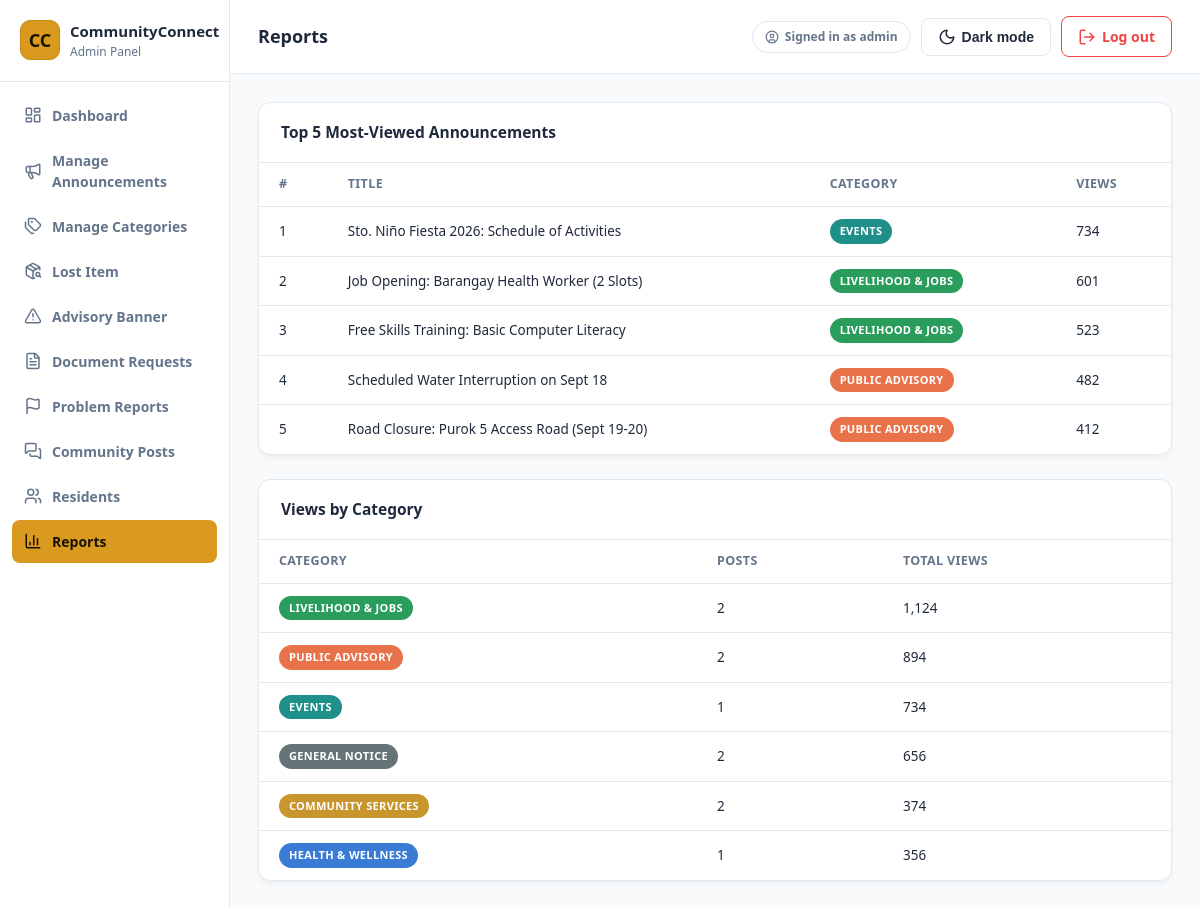
The page /admin/reports.php (signed in) on the database its author committed.
### tables this page shows
CREATE TABLE announcements (
    id INT AUTO_INCREMENT PRIMARY KEY,
    title VARCHAR(200) NOT NULL,
    category VARCHAR(50) NOT NULL,
    short_description VARCHAR(300) NOT NULL,
    content TEXT NOT NULL,
    desk_name VARCHAR(100) NOT NULL DEFAULT 'Barangay Office',
    image_path VARCHAR(255) DEFAULT NULL,
    views INT NOT NULL DEFAULT 0,
    is_urgent TINYINT(1) NOT NULL DEFAULT 0,
    is_trending TINYINT(1) NOT NULL DEFAULT 0,
    is_recommended TINYINT(1) NOT NULL DEFAULT 0,
    created_at DATETIME NOT NULL DEFAULT CURRENT_TIMESTAMP
);

### public/admin/reports.php (the view, shortened to what this page needs)
<?php
require_once __DIR__ . '/includes/admin_layout_top.php';
$topViewed = $pdo->query("SELECT * FROM announcements ORDER BY views DESC LIMIT 5")->fetchAll();
$byCategory = $pdo->query(
    "SELECT category, COUNT(*) AS posts, COALESCE(SUM(views),0) AS total_views
     FROM announcements GROUP BY category ORDER BY total_views DESC"
)->fetchAll();
?>
<!DOCTYPE html>
<html lang="en" data-theme="light">
<head>
    <link rel="stylesheet" href="../assets/css/style.css">
</head>
<body>
<div class="admin-shell">
    <?php include __DIR__ . '/includes/sidebar.php'; ?>
    <div class="admin-main">
        <?php include __DIR__ . '/includes/topbar.php'; ?>
        <div class="admin-content">
            <div class="panel">
                <div class="panel-header">
                    <h3>Top 5 Most-Viewed Announcements</h3>
                </div>
                <div class="table-scroll">
                <table class="data-table">
                    <thead>
                        <tr>
                            <th>#</th>
                            <th>Title</th>
                            <th>Category</th>
                            <th>Views</th>
                        </tr>
                    </thead>
                    <tbody>
                        <?php foreach ($topViewed as $i => $a): ?>
                            <tr>
                                <td><?= $i + 1 ?></td>
                                <td><?= e($a['title']) ?></td>
                                <td><?php render_category_tag($a['category']); ?></td>
                                <td><?= number_format((int)$a['views']) ?></td>
                            </tr>
                        <?php endforeach; ?>
                    </tbody>
                </table>
                </div>
            </div>
            <div class="panel">
                <div class="panel-header">
                    <h3>Views by Category</h3>
                </div>
                <div class="table-scroll">
                <table class="data-table">
                    <thead>
                        <tr>
                            <th>Category</th>
                            <th>Posts</th>
                            <th>Total Views</th>
                        </tr>
                    </thead>
                    <tbody>
                        <?php foreach ($byCategory as $row): ?>
                            <tr>
                                <td><?php render_category_tag($row['category']); ?></td>
                                <td><?= (int)$row['posts'] ?></td>
                                <td><?= number_format((int)$row['total_views']) ?></td>
                            </tr>
                        <?php endforeach; ?>
                    </tbody>
                </table>
                </div>
            </div>
        </div>
    </div>
</div>
</body>
</html>

### public/includes/functions.php (shortened to what this page needs)
<?php
require_once __DIR__ . '/../../config/db.php';
function get_category_color(string $categoryName): string
{
    global $pdo;
    static $map = null;
    if ($map === null) {
        $map = [];
        foreach ($pdo->query("SELECT name, color FROM categories") as $row) {
            $map[$row['name']] = $row['color'];
        }
    }
    return $map[$categoryName] ?? DEFAULT_CATEGORY_COLOR;
}
function render_category_tag(string $categoryName): void
{
    $color = get_category_color($categoryName);
    ?><span class="tag" style="background: <?= e($color) ?>;"><?= e($categoryName) ?></span><?php
}
function e(?string $value): string
{
    return htmlspecialchars($value ?? '', ENT_QUOTES, 'UTF-8');
}
function icon(string $name, string $class = ''): void
{
    $classAttr = $class !== '' ? ' class="' . e($class) . ' icon"' : ' class="icon"';
    echo '<i data-lucide="' . e($name) . '"' . $classAttr . '></i>';
}
    ?>

### public/assets/css/style.css (style rules this page uses)
:root { --bg: #2b0a10; --bg-elevated: #161d2c; --surface: #1b2334; --surface-hover: #212b40; --border: #2b3650; --text: #e8ecf5; --text-muted: #9aa6bd; --text-faint: #6b7794; --accent: #f0a824; --accent-hover: #f7bb4c; --accent-text: #1a1200; --accent-rgb: 240, 168, 36; --success: #35c48f; --success-rgb: 53, 196, 143; --danger: #ff6b6b; --danger-rgb: 255, 107, 107; --accent-purple: #a78bfa; --accent-purple-rgb: 167, 139, 250; --accent-orange: #ffa94d; --accent-orange-rgb: 255, 169, 77; --shadow: 0 8px 24px rgba(0, 0, 0, 0.35); --shadow-soft: 0 10px 30px rgba(0, 0, 0, 0.28); --radius: 12px; --radius-sm: 8px; --radius-lg: 18px; --navy: #0f172a; --navy-rgb: 15, 23, 42; }
:root[data-theme="light"] { --bg: #f8fafc; --bg-elevated: #ffffff; --surface: #ffffff; --surface-hover: #f1f5f9; --border: #e2e8f0; --text: #1e293b; --text-muted: #64748b; --text-faint: #94a3b8; --accent: #d99a1f; --accent-hover: #c78a15; --accent-text: #1a1200; --accent-rgb: 217, 154, 31; --success: #10b981; --success-rgb: 16, 185, 129; --danger: #ef4444; --danger-rgb: 239, 68, 68; --accent-purple: #8b5cf6; --accent-purple-rgb: 139, 92, 246; --accent-orange: #f59e0b; --accent-orange-rgb: 245, 158, 11; --shadow: 0 10px 25px -5px rgba(15, 23, 42, 0.1); --shadow-soft: 0 4px 6px -1px rgba(0, 0, 0, 0.05); }
* { box-sizing: border-box; }
.icon { display: inline-block; width: 18px; height: 18px; stroke-width: 2; flex-shrink: 0; vertical-align: middle; }
.badge-public .icon, .section-title .icon { width: 14px; height: 14px; }
html, body { margin: 0; padding: 0; background-color: var(--bg); color: var(--text); }
body { font-family: "Segoe UI", Roboto, -apple-system, BlinkMacSystemFont, sans-serif; line-height: 1.5; transition: background 0.2s ease, color 0.2s ease; }
.theme-icon-sun, .theme-icon-moon { display: none; }
:root[data-theme="light"] .theme-icon-moon { display: inline-block; }
.tag { display: inline-block; align-self: flex-start; font-size: 11px; font-weight: 700; text-transform: uppercase; letter-spacing: 0.03em; padding: 4px 10px; border-radius: 999px; color: #fff; background: var(--accent); }
.admin-shell { display: flex; min-height: 100vh; }
.admin-main { flex: 1; min-width: 0; }
.admin-content { padding: 28px; }
.panel { background: var(--surface); border: 1px solid var(--border); border-radius: var(--radius); box-shadow: var(--shadow-soft); overflow: hidden; margin-bottom: 24px; }
.panel-header { display: flex; align-items: center; gap: 10px; justify-content: space-between; padding: 18px 22px; border-bottom: 1px solid var(--border); }
.panel-header h3 { margin: 0; font-size: 15.5px; }
table.data-table { width: 100%; border-collapse: collapse; }
.data-table th, .data-table td { text-align: left; padding: 12px 20px; font-size: 13.5px; border-bottom: 1px solid var(--border); color: var(--text); }
.data-table th { color: var(--text-muted); font-weight: 600; font-size: 12.5px; text-transform: uppercase; letter-spacing: 0.03em; background: var(--bg-elevated); }
.data-table tr:last-child td { border-bottom: none; }
.table-scroll { width: 100%; overflow-x: auto; -webkit-overflow-scrolling: touch; scrollbar-width: thin; scrollbar-color: var(--text-faint) transparent; }

### rows shown on the page
announcements: title "Sto. Niño Fiesta 2026: Schedule of Activities", category "EVENTS", views "734"
announcements: title "Job Opening: Barangay Health Worker (2 Slots)", category "LIVELIHOOD & JOBS", views "601"
announcements: title "Free Skills Training: Basic Computer Literacy", category "LIVELIHOOD & JOBS", views "523"
announcements: title "Scheduled Water Interruption on Sept 18", category "PUBLIC ADVISORY", views "482"
announcements: title "Road Closure: Purok 5 Access Road (Sept 19-20)", category "PUBLIC ADVISORY", views "412"

### other values the page prints
$label "Dashboard"
$label "Manage Announcements"
$label "Manage Categories"
$label "Lost Item"
$label "Advisory Banner"
$label "Document Requests"
$label "Problem Reports"
$label "Community Posts"
$label "Residents"
$label "Reports"
$pageTitle "Reports"
$adminUsername "admin"
$categoryName "LIVELIHOOD & JOBS"
$row['posts'] "2"
$row['total_views'] "1,124"
